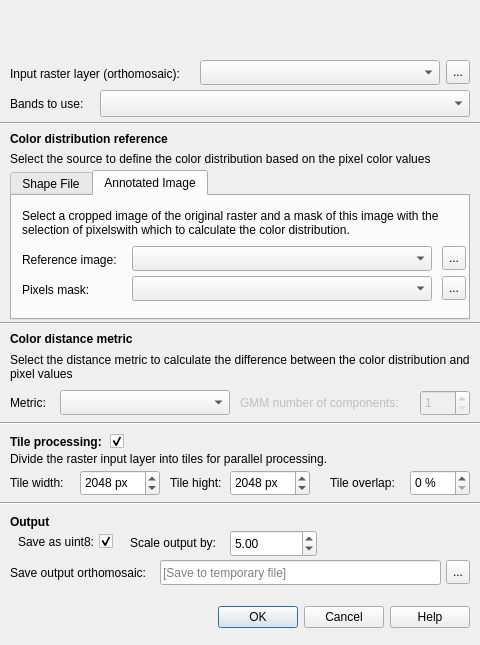
<?xml version="1.0" encoding="UTF-8"?>
<ui version="4.0">
 <class>CDCToolbarDialog</class>
 <widget class="QDialog" name="CDCToolbarDialog">
  <property name="geometry">
   <rect>
    <x>0</x>
    <y>0</y>
    <width>480</width>
    <height>645</height>
   </rect>
  </property>
  <property name="minimumSize">
   <size>
    <width>480</width>
    <height>645</height>
   </size>
  </property>
  <property name="maximumSize">
   <size>
    <width>480</width>
    <height>645</height>
   </size>
  </property>
  <property name="windowTitle">
   <string>SDU - Agro tools</string>
  </property>
  <property name="sizeGripEnabled">
   <bool>false</bool>
  </property>
  <property name="modal">
   <bool>false</bool>
  </property>
  <widget class="QLabel" name="input_label">
   <property name="geometry">
    <rect>
     <x>10</x>
     <y>60</y>
     <width>185</width>
     <height>27</height>
    </rect>
   </property>
   <property name="text">
    <string>Input raster layer (orthomosaic):</string>
   </property>
  </widget>
  <widget class="QLabel" name="logo">
   <property name="geometry">
    <rect>
     <x>190</x>
     <y>5</y>
     <width>101</width>
     <height>41</height>
    </rect>
   </property>
   <property name="text">
    <string/>
   </property>
   <property name="pixmap">
    <pixmap>sdu_logo_hs.jpg</pixmap>
   </property>
   <property name="scaledContents">
    <bool>true</bool>
   </property>
  </widget>
  <widget class="QLabel" name="bands_to_use_label">
   <property name="geometry">
    <rect>
     <x>10</x>
     <y>90</y>
     <width>80</width>
     <height>27</height>
    </rect>
   </property>
   <property name="text">
    <string>Bands to use:</string>
   </property>
  </widget>
  <widget class="QgsCheckableComboBox" name="bands_to_use_combo_box">
   <property name="geometry">
    <rect>
     <x>100</x>
     <y>90</y>
     <width>370</width>
     <height>27</height>
    </rect>
   </property>
  </widget>
  <widget class="Line" name="input_ref_line">
   <property name="geometry">
    <rect>
     <x>0</x>
     <y>120</y>
     <width>480</width>
     <height>6</height>
    </rect>
   </property>
   <property name="orientation">
    <enum>Qt::Horizontal</enum>
   </property>
  </widget>
  <widget class="QLabel" name="color_ref_heading">
   <property name="geometry">
    <rect>
     <x>10</x>
     <y>130</y>
     <width>460</width>
     <height>17</height>
    </rect>
   </property>
   <property name="font">
    <font>
     <weight>75</weight>
     <bold>true</bold>
    </font>
   </property>
   <property name="text">
    <string>Color distribution reference</string>
   </property>
  </widget>
  <widget class="QLabel" name="color_ref_description">
   <property name="geometry">
    <rect>
     <x>10</x>
     <y>150</y>
     <width>460</width>
     <height>17</height>
    </rect>
   </property>
   <property name="font">
    <font>
     <weight>50</weight>
     <bold>false</bold>
    </font>
   </property>
   <property name="text">
    <string>Select the source to define the color distribution based on the pixel color values</string>
   </property>
  </widget>
  <widget class="QTabWidget" name="color_ref_tab_widget">
   <property name="geometry">
    <rect>
     <x>10</x>
     <y>170</y>
     <width>460</width>
     <height>150</height>
    </rect>
   </property>
   <property name="tabShape">
    <enum>QTabWidget::Rounded</enum>
   </property>
   <property name="currentIndex">
    <number>1</number>
   </property>
   <widget class="QWidget" name="shape_file_tab">
    <attribute name="title">
     <string>Shape File</string>
    </attribute>
    <widget class="QLabel" name="shape_file_description">
     <property name="geometry">
      <rect>
       <x>10</x>
       <y>10</y>
       <width>440</width>
       <height>43</height>
      </rect>
     </property>
     <property name="font">
      <font>
       <weight>50</weight>
       <bold>false</bold>
      </font>
     </property>
     <property name="text">
      <string>In the input raster, pixels within the Shape File boundaries are selected to calculate the reference color distribution. A Shape File must first be defined over the raster.</string>
     </property>
     <property name="wordWrap">
      <bool>true</bool>
     </property>
    </widget>
    <widget class="QLabel" name="shape_file_label">
     <property name="geometry">
      <rect>
       <x>10</x>
       <y>60</y>
       <width>60</width>
       <height>27</height>
      </rect>
     </property>
     <property name="font">
      <font>
       <weight>50</weight>
       <bold>false</bold>
      </font>
     </property>
     <property name="text">
      <string>Shape file:</string>
     </property>
    </widget>
    <widget class="QComboBox" name="shape_file_combobox">
     <property name="geometry">
      <rect>
       <x>80</x>
       <y>60</y>
       <width>340</width>
       <height>25</height>
      </rect>
     </property>
    </widget>
    <widget class="QToolButton" name="shape_file_button">
     <property name="geometry">
      <rect>
       <x>430</x>
       <y>60</y>
       <width>24</width>
       <height>24</height>
      </rect>
     </property>
     <property name="text">
      <string>...</string>
     </property>
    </widget>
   </widget>
   <widget class="QWidget" name="ref_image_tab">
    <attribute name="title">
     <string>Annotated Image</string>
    </attribute>
    <widget class="QLabel" name="annotated_image_description">
     <property name="geometry">
      <rect>
       <x>10</x>
       <y>10</y>
       <width>440</width>
       <height>33</height>
      </rect>
     </property>
     <property name="font">
      <font>
       <weight>50</weight>
       <bold>false</bold>
      </font>
     </property>
     <property name="text">
      <string>Select a cropped image of the original raster and a mask of this image with the selection of pixelswith which to calculate the color distribution.</string>
     </property>
     <property name="wordWrap">
      <bool>true</bool>
     </property>
    </widget>
    <widget class="QLabel" name="ref_image_label">
     <property name="geometry">
      <rect>
       <x>10</x>
       <y>50</y>
       <width>100</width>
       <height>27</height>
      </rect>
     </property>
     <property name="font">
      <font>
       <weight>50</weight>
       <bold>false</bold>
      </font>
     </property>
     <property name="text">
      <string>Reference image:</string>
     </property>
    </widget>
    <widget class="QLabel" name="pixel_mask_label">
     <property name="geometry">
      <rect>
       <x>10</x>
       <y>80</y>
       <width>100</width>
       <height>27</height>
      </rect>
     </property>
     <property name="font">
      <font>
       <weight>50</weight>
       <bold>false</bold>
      </font>
     </property>
     <property name="text">
      <string>Pixels mask:</string>
     </property>
    </widget>
    <widget class="QComboBox" name="ref_image_combobox">
     <property name="geometry">
      <rect>
       <x>120</x>
       <y>50</y>
       <width>300</width>
       <height>25</height>
      </rect>
     </property>
    </widget>
    <widget class="QComboBox" name="pixel_mask_combobox">
     <property name="geometry">
      <rect>
       <x>120</x>
       <y>80</y>
       <width>300</width>
       <height>25</height>
      </rect>
     </property>
    </widget>
    <widget class="QToolButton" name="ref_image_button">
     <property name="geometry">
      <rect>
       <x>430</x>
       <y>50</y>
       <width>24</width>
       <height>24</height>
      </rect>
     </property>
     <property name="text">
      <string>...</string>
     </property>
    </widget>
    <widget class="QToolButton" name="pixel_mask_button">
     <property name="geometry">
      <rect>
       <x>430</x>
       <y>80</y>
       <width>24</width>
       <height>24</height>
      </rect>
     </property>
     <property name="text">
      <string>...</string>
     </property>
    </widget>
   </widget>
  </widget>
  <widget class="Line" name="color_line">
   <property name="geometry">
    <rect>
     <x>0</x>
     <y>320</y>
     <width>480</width>
     <height>6</height>
    </rect>
   </property>
   <property name="orientation">
    <enum>Qt::Horizontal</enum>
   </property>
  </widget>
  <widget class="QLabel" name="metric_heading">
   <property name="geometry">
    <rect>
     <x>10</x>
     <y>330</y>
     <width>460</width>
     <height>17</height>
    </rect>
   </property>
   <property name="font">
    <font>
     <weight>75</weight>
     <bold>true</bold>
    </font>
   </property>
   <property name="text">
    <string>Color distance metric</string>
   </property>
  </widget>
  <widget class="QLabel" name="metric_description">
   <property name="geometry">
    <rect>
     <x>10</x>
     <y>350</y>
     <width>460</width>
     <height>33</height>
    </rect>
   </property>
   <property name="font">
    <font>
     <weight>50</weight>
     <bold>false</bold>
    </font>
   </property>
   <property name="text">
    <string>Select the distance metric to calculate the difference between the color distribution and pixel values</string>
   </property>
   <property name="wordWrap">
    <bool>true</bool>
   </property>
  </widget>
  <widget class="QComboBox" name="metric_combo_box">
   <property name="geometry">
    <rect>
     <x>60</x>
     <y>390</y>
     <width>170</width>
     <height>25</height>
    </rect>
   </property>
   <property name="editable">
    <bool>false</bool>
   </property>
   <property name="currentText">
    <string/>
   </property>
  </widget>
  <widget class="QLabel" name="metric_label">
   <property name="geometry">
    <rect>
     <x>10</x>
     <y>390</y>
     <width>40</width>
     <height>25</height>
    </rect>
   </property>
   <property name="font">
    <font>
     <weight>50</weight>
     <bold>false</bold>
    </font>
   </property>
   <property name="text">
    <string>Metric:</string>
   </property>
  </widget>
  <widget class="QLabel" name="gmm_components_label">
   <property name="enabled">
    <bool>false</bool>
   </property>
   <property name="geometry">
    <rect>
     <x>240</x>
     <y>390</y>
     <width>170</width>
     <height>25</height>
    </rect>
   </property>
   <property name="font">
    <font>
     <weight>50</weight>
     <bold>false</bold>
    </font>
   </property>
   <property name="text">
    <string>GMM number of components:</string>
   </property>
  </widget>
  <widget class="QSpinBox" name="gmm_components_spin_box">
   <property name="enabled">
    <bool>false</bool>
   </property>
   <property name="geometry">
    <rect>
     <x>420</x>
     <y>390</y>
     <width>50</width>
     <height>26</height>
    </rect>
   </property>
   <property name="minimum">
    <number>1</number>
   </property>
   <property name="maximum">
    <number>10</number>
   </property>
  </widget>
  <widget class="Line" name="metric_line">
   <property name="geometry">
    <rect>
     <x>0</x>
     <y>420</y>
     <width>480</width>
     <height>6</height>
    </rect>
   </property>
   <property name="orientation">
    <enum>Qt::Horizontal</enum>
   </property>
  </widget>
  <widget class="QLabel" name="tile_heading">
   <property name="geometry">
    <rect>
     <x>10</x>
     <y>430</y>
     <width>100</width>
     <height>23</height>
    </rect>
   </property>
   <property name="font">
    <font>
     <weight>75</weight>
     <bold>true</bold>
    </font>
   </property>
   <property name="text">
    <string>Tile processing:</string>
   </property>
  </widget>
  <widget class="QCheckBox" name="tile_processing_checkbox">
   <property name="geometry">
    <rect>
     <x>110</x>
     <y>430</y>
     <width>23</width>
     <height>23</height>
    </rect>
   </property>
   <property name="text">
    <string/>
   </property>
   <property name="checked">
    <bool>true</bool>
   </property>
  </widget>
  <widget class="QLabel" name="tile_description">
   <property name="geometry">
    <rect>
     <x>10</x>
     <y>450</y>
     <width>460</width>
     <height>17</height>
    </rect>
   </property>
   <property name="font">
    <font>
     <weight>50</weight>
     <bold>false</bold>
    </font>
   </property>
   <property name="text">
    <string>Divide the raster input layer into tiles for parallel processing.</string>
   </property>
   <property name="wordWrap">
    <bool>true</bool>
   </property>
  </widget>
  <widget class="QLabel" name="tile_width_label">
   <property name="geometry">
    <rect>
     <x>10</x>
     <y>470</y>
     <width>60</width>
     <height>26</height>
    </rect>
   </property>
   <property name="font">
    <font>
     <weight>50</weight>
     <bold>false</bold>
    </font>
   </property>
   <property name="text">
    <string>Tile width:</string>
   </property>
  </widget>
  <widget class="QSpinBox" name="tile_width_spin_box">
   <property name="enabled">
    <bool>true</bool>
   </property>
   <property name="geometry">
    <rect>
     <x>80</x>
     <y>470</y>
     <width>80</width>
     <height>26</height>
    </rect>
   </property>
   <property name="suffix">
    <string> px</string>
   </property>
   <property name="prefix">
    <string/>
   </property>
   <property name="minimum">
    <number>100</number>
   </property>
   <property name="maximum">
    <number>10000</number>
   </property>
   <property name="singleStep">
    <number>100</number>
   </property>
   <property name="value">
    <number>2048</number>
   </property>
  </widget>
  <widget class="QLabel" name="tile_hight_label">
   <property name="geometry">
    <rect>
     <x>170</x>
     <y>470</y>
     <width>60</width>
     <height>26</height>
    </rect>
   </property>
   <property name="font">
    <font>
     <weight>50</weight>
     <bold>false</bold>
    </font>
   </property>
   <property name="text">
    <string>Tile hight:</string>
   </property>
  </widget>
  <widget class="QSpinBox" name="tile_hight_spin_box">
   <property name="enabled">
    <bool>true</bool>
   </property>
   <property name="geometry">
    <rect>
     <x>230</x>
     <y>470</y>
     <width>80</width>
     <height>26</height>
    </rect>
   </property>
   <property name="suffix">
    <string> px</string>
   </property>
   <property name="prefix">
    <string/>
   </property>
   <property name="minimum">
    <number>100</number>
   </property>
   <property name="maximum">
    <number>10000</number>
   </property>
   <property name="singleStep">
    <number>100</number>
   </property>
   <property name="value">
    <number>2048</number>
   </property>
  </widget>
  <widget class="QLabel" name="tile_overlap_label">
   <property name="geometry">
    <rect>
     <x>330</x>
     <y>470</y>
     <width>70</width>
     <height>26</height>
    </rect>
   </property>
   <property name="font">
    <font>
     <weight>50</weight>
     <bold>false</bold>
    </font>
   </property>
   <property name="text">
    <string>Tile overlap:</string>
   </property>
  </widget>
  <widget class="QSpinBox" name="tile_overlap_spin_box">
   <property name="enabled">
    <bool>true</bool>
   </property>
   <property name="geometry">
    <rect>
     <x>410</x>
     <y>470</y>
     <width>60</width>
     <height>26</height>
    </rect>
   </property>
   <property name="buttonSymbols">
    <enum>QAbstractSpinBox::UpDownArrows</enum>
   </property>
   <property name="suffix">
    <string> %</string>
   </property>
   <property name="prefix">
    <string/>
   </property>
   <property name="minimum">
    <number>0</number>
   </property>
   <property name="maximum">
    <number>90</number>
   </property>
   <property name="singleStep">
    <number>1</number>
   </property>
   <property name="value">
    <number>0</number>
   </property>
  </widget>
  <widget class="Line" name="tile_line">
   <property name="geometry">
    <rect>
     <x>0</x>
     <y>500</y>
     <width>480</width>
     <height>6</height>
    </rect>
   </property>
   <property name="orientation">
    <enum>Qt::Horizontal</enum>
   </property>
  </widget>
  <widget class="QLabel" name="output_heading">
   <property name="geometry">
    <rect>
     <x>10</x>
     <y>510</y>
     <width>480</width>
     <height>23</height>
    </rect>
   </property>
   <property name="font">
    <font>
     <weight>75</weight>
     <bold>true</bold>
    </font>
   </property>
   <property name="text">
    <string>Output</string>
   </property>
  </widget>
  <widget class="QLabel" name="output_file_label">
   <property name="geometry">
    <rect>
     <x>10</x>
     <y>560</y>
     <width>150</width>
     <height>25</height>
    </rect>
   </property>
   <property name="text">
    <string>Save output orthomosaic:</string>
   </property>
  </widget>
  <widget class="QDialogButtonBox" name="dialog_button_box">
   <property name="geometry">
    <rect>
     <x>10</x>
     <y>605</y>
     <width>460</width>
     <height>25</height>
    </rect>
   </property>
   <property name="standardButtons">
    <set>QDialogButtonBox::Cancel|QDialogButtonBox::Help|QDialogButtonBox::Ok</set>
   </property>
   <property name="centerButtons">
    <bool>false</bool>
   </property>
  </widget>
  <widget class="QgsDoubleSpinBox" name="output_scale_spinbox">
   <property name="geometry">
    <rect>
     <x>230</x>
     <y>530</y>
     <width>87</width>
     <height>27</height>
    </rect>
   </property>
   <property name="minimumSize">
    <size>
     <width>60</width>
     <height>26</height>
    </size>
   </property>
   <property name="buttonSymbols">
    <enum>QAbstractSpinBox::UpDownArrows</enum>
   </property>
   <property name="specialValueText">
    <string/>
   </property>
   <property name="value">
    <double>5.000000000000000</double>
   </property>
   <property name="showClearButton">
    <bool>false</bool>
   </property>
   <property name="clearValue">
    <bool>false</bool>
   </property>
  </widget>
  <widget class="QCheckBox" name="output_uint_checkbox">
   <property name="geometry">
    <rect>
     <x>10</x>
     <y>530</y>
     <width>103</width>
     <height>23</height>
    </rect>
   </property>
   <property name="layoutDirection">
    <enum>Qt::RightToLeft</enum>
   </property>
   <property name="text">
    <string>Save as uint8:</string>
   </property>
   <property name="checked">
    <bool>true</bool>
   </property>
  </widget>
  <widget class="QLabel" name="output_scale_label">
   <property name="geometry">
    <rect>
     <x>130</x>
     <y>530</y>
     <width>95</width>
     <height>26</height>
    </rect>
   </property>
   <property name="font">
    <font>
     <weight>50</weight>
     <bold>false</bold>
    </font>
   </property>
   <property name="text">
    <string>Scale output by:</string>
   </property>
  </widget>
  <widget class="QComboBox" name="input_file_combobox">
   <property name="geometry">
    <rect>
     <x>200</x>
     <y>60</y>
     <width>240</width>
     <height>25</height>
    </rect>
   </property>
  </widget>
  <widget class="QToolButton" name="input_file_button">
   <property name="geometry">
    <rect>
     <x>446</x>
     <y>60</y>
     <width>24</width>
     <height>24</height>
    </rect>
   </property>
   <property name="text">
    <string>...</string>
   </property>
  </widget>
  <widget class="QLineEdit" name="output_line_edit">
   <property name="geometry">
    <rect>
     <x>160</x>
     <y>560</y>
     <width>281</width>
     <height>25</height>
    </rect>
   </property>
   <property name="placeholderText">
    <string>[Save to temporary file]</string>
   </property>
   <property name="clearButtonEnabled">
    <bool>true</bool>
   </property>
  </widget>
  <widget class="QToolButton" name="output_file_button">
   <property name="geometry">
    <rect>
     <x>446</x>
     <y>560</y>
     <width>24</width>
     <height>24</height>
    </rect>
   </property>
   <property name="text">
    <string>...</string>
   </property>
  </widget>
 </widget>
 <customwidgets>
  <customwidget>
   <class>QgsCheckableComboBox</class>
   <extends>QComboBox</extends>
   <header>qgscheckablecombobox.h</header>
  </customwidget>
  <customwidget>
   <class>QgsDoubleSpinBox</class>
   <extends>QDoubleSpinBox</extends>
   <header>qgsdoublespinbox.h</header>
  </customwidget>
 </customwidgets>
 <resources/>
 <connections/>
</ui>
